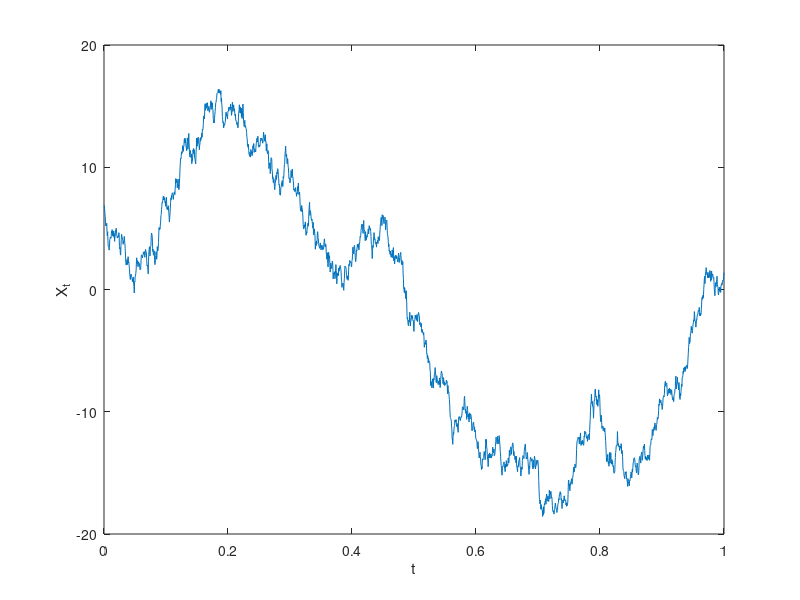

The MATLAB source for this figure:
N = 10;
T = 1;
a = 5;
lambda = 5;
sigma = 5;

t = [0; T];
x0 = random('Normal', a, sigma);
x = [x0; random('Normal', x0 * exp(-lambda * T), sqrt(sigma^2 * (1 - exp(-2 * lambda * T))))];

queue = [t(1) x(1); t(2) x(2)];
cur = 1;

while size(t, 1) <= 2^(N+1)
    t0 = queue(cur, 1);
    t1 = queue(cur + 1, 1);
    x0 = queue(cur, 2);
    x1 = queue(cur + 1, 2);
    
    tt = (t0 + t1) / 2;
    newx = random('Normal', (x0 + x1) * (exp(-lambda * (t1 - t0) / 2)) / (1 + exp(-lambda * (t1 - t0))), ...
        sqrt(sigma^2 * (1 - exp(-lambda * (t1 - t0))) / (1 + exp(-lambda * (t1 - t0)))));
    
    t = [t; tt];
    x = [x; newx];
    
    cur = cur + 2;
    queue = [queue; t0 x0; tt newx; tt newx; t1 x1];
end

tmp = sortrows([t x]);
plot(tmp(:, 1), tmp(:, 2));

xlabel('t');
ylabel('X_t');
